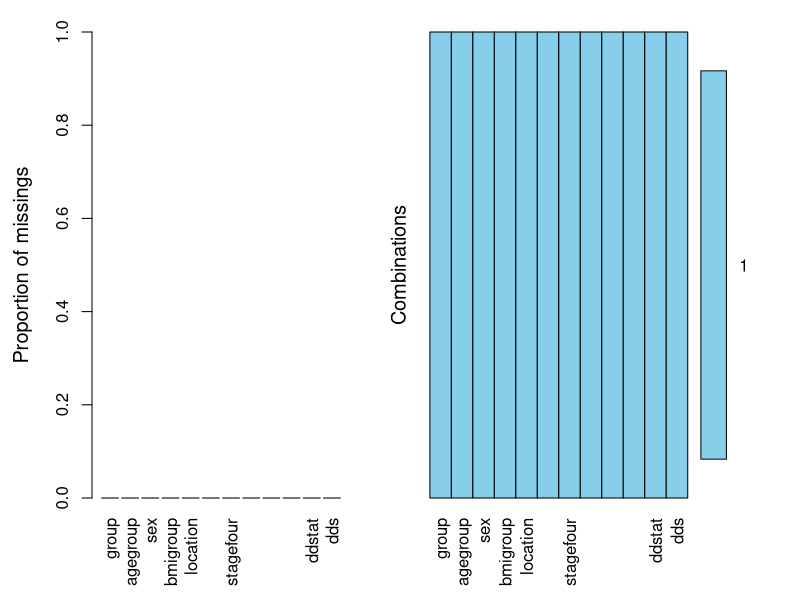

This figure's R source: (Note: this script raises an error after producing the figure.)
# Cox回归 列线图
setwd('~/Downloads')

library(foreign)
library(rms)
library(dplyr)
library(survival)
library(VIM)

gc_cox <- read.csv('gc_cox.csv')
gc <- select(gc_cox,one_of(c('group','agegroup','sex','bmigroup','location','tumorsizegroup','stagefour','op__modified_titlerecode','lymphaenectomy','adjuve0t_chemo','ddstat','dds')))
aggr(gc,prop=T,numbers=T)

gc$Stage <- as.factor(ifelse(gc$stagefour==1,'I',ifelse(gc$stagefour==2,'II',ifelse(gc$stagefour==3,'III','IV'))))
gc$Group <- as.factor(ifelse(gc$group==1,'USA','CHINA'))
gc$Location <- as.factor(ifelse(gc$location==1,'U&G',ifelse(gc$location==2,'M',ifelse(gc$location==3,'L','T'))))

coxm <- cph(Surv(dds,ddstat)~Stage+Group+Location,x=T,y=T,data=gc,surv=T)

dd<-datadist(gc) 
options(datadist='dd')

surv <- Survival(coxm)

surv1 <- function(x)surv(1*12,lp=x)
surv2 <- function(x)surv(3*12,lp=x)
surv3 <- function(x)surv(5*12,lp=x)

plot(nomogram(coxm,fun=list(surv1,surv2,surv3),lp= F,funlabel=c('1-Year Survival','3-Year survival','5-Year Survival'),maxscale=10,fun.at=c('0.9','0.85','0.80','0.70','0.6','0.5','0.4','0.3','0.2')),xfrac=.45)

pdf('Nomogram_Simple.pdf',height=12,width=10)
plot(nomogram(coxm,fun=list(surv1,surv2,surv3),lp=F,funlabel=c('1-year Survival','3-year Survival','5-year Survival'),maxscale=10,fun.at=c('0.9','0.85','0.80','0.70','0.6','0.5','0.4','0.3','0.2')))
dev.off()
